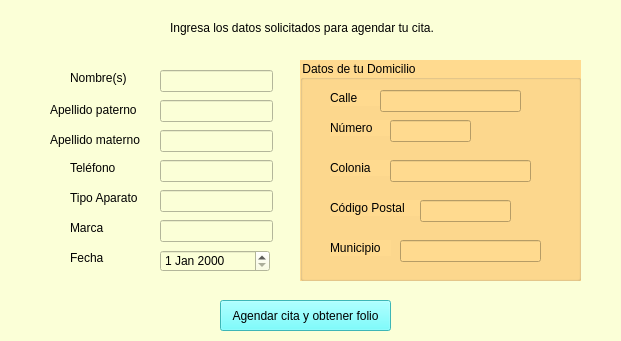
<?xml version="1.0" encoding="UTF-8"?>
<ui version="4.0">
 <class>widget</class>
 <widget class="QWidget" name="widget">
  <property name="geometry">
   <rect>
    <x>0</x>
    <y>0</y>
    <width>621</width>
    <height>341</height>
   </rect>
  </property>
  <property name="windowTitle">
   <string>Registrar Cita</string>
  </property>
  <property name="styleSheet">
   <string notr="true">
background-color: rgb(251, 255, 215);</string>
  </property>
  <widget class="QLabel" name="label">
   <property name="geometry">
    <rect>
     <x>170</x>
     <y>20</y>
     <width>271</width>
     <height>16</height>
    </rect>
   </property>
   <property name="text">
    <string>Ingresa los datos solicitados para agendar tu cita.</string>
   </property>
  </widget>
  <widget class="QLabel" name="label_2">
   <property name="geometry">
    <rect>
     <x>70</x>
     <y>70</y>
     <width>71</width>
     <height>16</height>
    </rect>
   </property>
   <property name="text">
    <string>Nombre(s)</string>
   </property>
  </widget>
  <widget class="QLabel" name="label_3">
   <property name="geometry">
    <rect>
     <x>50</x>
     <y>100</y>
     <width>91</width>
     <height>20</height>
    </rect>
   </property>
   <property name="text">
    <string>Apellido paterno</string>
   </property>
  </widget>
  <widget class="QLabel" name="label_4">
   <property name="geometry">
    <rect>
     <x>70</x>
     <y>160</y>
     <width>71</width>
     <height>16</height>
    </rect>
   </property>
   <property name="text">
    <string>Teléfono</string>
   </property>
  </widget>
  <widget class="QLabel" name="label_5">
   <property name="geometry">
    <rect>
     <x>70</x>
     <y>190</y>
     <width>71</width>
     <height>16</height>
    </rect>
   </property>
   <property name="text">
    <string>Tipo Aparato</string>
   </property>
  </widget>
  <widget class="QLabel" name="label_6">
   <property name="geometry">
    <rect>
     <x>70</x>
     <y>220</y>
     <width>71</width>
     <height>16</height>
    </rect>
   </property>
   <property name="text">
    <string>Marca</string>
   </property>
  </widget>
  <widget class="QLabel" name="label_7">
   <property name="geometry">
    <rect>
     <x>70</x>
     <y>250</y>
     <width>71</width>
     <height>16</height>
    </rect>
   </property>
   <property name="text">
    <string>Fecha</string>
   </property>
  </widget>
  <widget class="QLineEdit" name="input_nombre">
   <property name="geometry">
    <rect>
     <x>160</x>
     <y>70</y>
     <width>113</width>
     <height>22</height>
    </rect>
   </property>
  </widget>
  <widget class="QLineEdit" name="input_apellidop">
   <property name="geometry">
    <rect>
     <x>160</x>
     <y>100</y>
     <width>113</width>
     <height>22</height>
    </rect>
   </property>
  </widget>
  <widget class="QLineEdit" name="input_telefono">
   <property name="geometry">
    <rect>
     <x>160</x>
     <y>160</y>
     <width>113</width>
     <height>22</height>
    </rect>
   </property>
  </widget>
  <widget class="QLineEdit" name="input_tipo_aparato">
   <property name="geometry">
    <rect>
     <x>160</x>
     <y>190</y>
     <width>113</width>
     <height>22</height>
    </rect>
   </property>
  </widget>
  <widget class="QLineEdit" name="input_marca">
   <property name="geometry">
    <rect>
     <x>160</x>
     <y>220</y>
     <width>113</width>
     <height>22</height>
    </rect>
   </property>
  </widget>
  <widget class="QDateEdit" name="input_fecha">
   <property name="geometry">
    <rect>
     <x>160</x>
     <y>250</y>
     <width>110</width>
     <height>22</height>
    </rect>
   </property>
  </widget>
  <widget class="QPushButton" name="btn_confirmar_cita">
   <property name="geometry">
    <rect>
     <x>220</x>
     <y>300</y>
     <width>171</width>
     <height>31</height>
    </rect>
   </property>
   <property name="styleSheet">
    <string notr="true">background-color: rgb(85, 255, 255);</string>
   </property>
   <property name="text">
    <string>Agendar cita y obtener folio</string>
   </property>
  </widget>
  <widget class="QLabel" name="label_8">
   <property name="geometry">
    <rect>
     <x>50</x>
     <y>130</y>
     <width>101</width>
     <height>20</height>
    </rect>
   </property>
   <property name="text">
    <string>Apellido materno</string>
   </property>
  </widget>
  <widget class="QLineEdit" name="input_apellidom">
   <property name="geometry">
    <rect>
     <x>160</x>
     <y>130</y>
     <width>113</width>
     <height>22</height>
    </rect>
   </property>
  </widget>
  <widget class="QGroupBox" name="groupBox">
   <property name="geometry">
    <rect>
     <x>300</x>
     <y>60</y>
     <width>281</width>
     <height>221</height>
    </rect>
   </property>
   <property name="styleSheet">
    <string notr="true">background-color: rgb(255, 218, 143);</string>
   </property>
   <property name="title">
    <string>Datos de tu Domicilio</string>
   </property>
   <widget class="QLabel" name="label_9">
    <property name="geometry">
     <rect>
      <x>30</x>
      <y>30</y>
      <width>71</width>
      <height>16</height>
     </rect>
    </property>
    <property name="text">
     <string>Calle</string>
    </property>
   </widget>
   <widget class="QLabel" name="label_10">
    <property name="geometry">
     <rect>
      <x>30</x>
      <y>60</y>
      <width>71</width>
      <height>16</height>
     </rect>
    </property>
    <property name="text">
     <string>Número</string>
    </property>
   </widget>
   <widget class="QLabel" name="label_11">
    <property name="geometry">
     <rect>
      <x>30</x>
      <y>100</y>
      <width>71</width>
      <height>16</height>
     </rect>
    </property>
    <property name="text">
     <string>Colonia</string>
    </property>
   </widget>
   <widget class="QLabel" name="label_12">
    <property name="geometry">
     <rect>
      <x>30</x>
      <y>140</y>
      <width>91</width>
      <height>16</height>
     </rect>
    </property>
    <property name="text">
     <string>Código Postal</string>
    </property>
   </widget>
   <widget class="QLabel" name="label_13">
    <property name="geometry">
     <rect>
      <x>30</x>
      <y>180</y>
      <width>61</width>
      <height>16</height>
     </rect>
    </property>
    <property name="text">
     <string>Municipio</string>
    </property>
   </widget>
   <widget class="QLineEdit" name="txt_calle">
    <property name="geometry">
     <rect>
      <x>80</x>
      <y>30</y>
      <width>141</width>
      <height>22</height>
     </rect>
    </property>
   </widget>
   <widget class="QLineEdit" name="txt_numero">
    <property name="geometry">
     <rect>
      <x>90</x>
      <y>60</y>
      <width>81</width>
      <height>22</height>
     </rect>
    </property>
   </widget>
   <widget class="QLineEdit" name="txt_colonia">
    <property name="geometry">
     <rect>
      <x>90</x>
      <y>100</y>
      <width>141</width>
      <height>22</height>
     </rect>
    </property>
   </widget>
   <widget class="QLineEdit" name="txt_cp">
    <property name="geometry">
     <rect>
      <x>120</x>
      <y>140</y>
      <width>91</width>
      <height>22</height>
     </rect>
    </property>
   </widget>
   <widget class="QLineEdit" name="txt_municipio">
    <property name="geometry">
     <rect>
      <x>100</x>
      <y>180</y>
      <width>141</width>
      <height>22</height>
     </rect>
    </property>
   </widget>
  </widget>
 </widget>
 <resources/>
 <connections/>
</ui>
